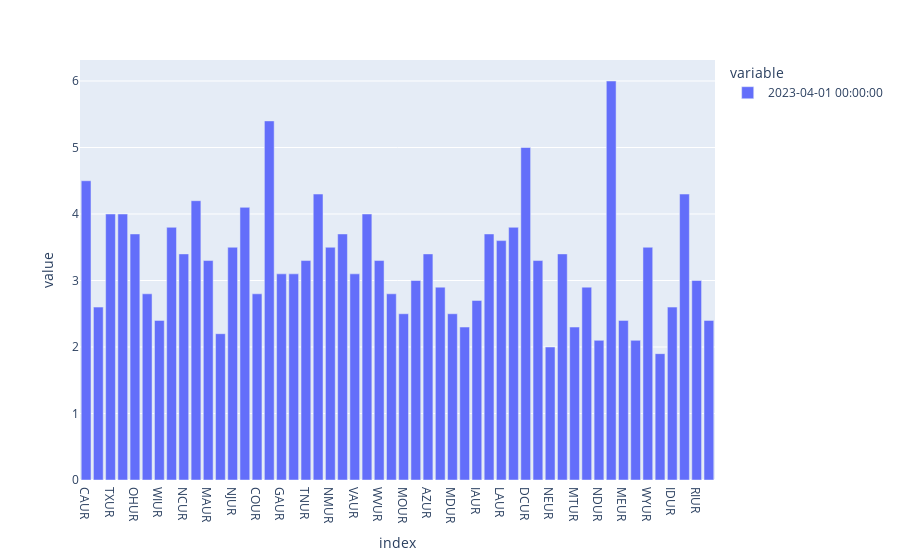

Notebook code cell kept with this figure:
### Markdown cell above
# UNEMPLOYMENT RATE BY STATE ,APRIL 2023

### Code cell
px.bar(unemp_result.iloc[-1])

### Figure 1 — Plotly figure (JSON) as saved in the notebook; plotly's stock layout.template omitted (floating-point values rounded to 4 significant figures)
{"data": [{"alignmentgroup": "True", "hovertemplate": "variable=2023-04-01 00:00:00<br>index=%{x}<br>value=%{y}<extra></extra>", "legendgroup": "2023-04-01 00:00:00", "marker": {"color": "#636efa", "pattern": {"shape": ""}}, "name": "2023-04-01 00:00:00", "offsetgroup": "2023-04-01 00:00:00", "orientation": "v", "showlegend": true, "textposition": "auto", "type": "bar", "x": ["CAUR", "FLUR", "TXUR", "NYUR", "OHUR", "MNUR", "WIUR", "MIUR", "NCUR", "ILUR", "MAUR", "ALUR", "NJUR", "PAUR", "COUR", "NVUR", "GAUR", "SCUR", "TNUR", "WAUR", "NMUR", "KYUR", "VAUR", "ORUR", "WVUR", "ARUR", "MOUR", "INUR", "AZUR", "OKUR", "MDUR", "UTUR", "IAUR", "AKUR", "LAUR", "CTUR", "DCUR", "HIUR", "NEUR", "MSUR", "MTUR", "KSUR", "NDUR", "PRUR", "MEUR", "NHUR", "WYUR", "SDUR", "IDUR", "DEUR", "RIUR", "VTUR"], "xaxis": "x", "y": [4.5, 2.6, 4, 4, 3.7, 2.8, 2.4, 3.8, 3.4, 4.2, 3.3, 2.2, 3.5, 4.1, 2.8, 5.4, 3.1, 3.1, 3.3, 4.3, 3.5, 3.7, 3.1, 4, 3.3, 2.8, 2.5, 3, 3.4, 2.9, 2.5, 2.3, 2.7, 3.7, 3.6, 3.8, 5, 3.3, 2, 3.4, 2.3, 2.9, 2.1, 6, 2.4, 2.1, 3.5, 1.9, 2.6, 4.3, 3, 2.4], "yaxis": "y"}], "layout": {"barmode": "relative", "legend": {"title": {"text": "variable"}, "tracegroupgap": 0}, "margin": {"t": 60}, "xaxis": {"anchor": "y", "domain": [0, 1], "title": {"text": "index"}}, "yaxis": {"anchor": "x", "domain": [0, 1], "title": {"text": "value"}}}}
